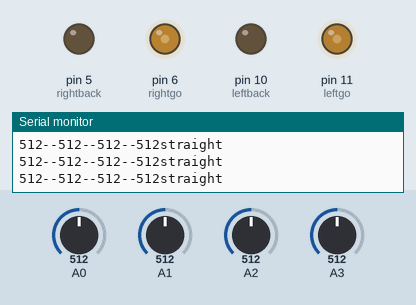
The sketch below on a simulated Arduino Uno, built with avr-gcc and run on an emulated ATmega328P. Shown: output pins drawn as LEDs (lit = HIGH), the last lines printed to the serial monitor. The inputs (shaded band) are chosen by the test bench; at power-on: A1 = 512, A3 = 512, A0 = 512, A2 = 512.

Above: at 1.2 s.
1.3 s: A1 set to 782
4.3 s: A1 set to 814
At 5.4 s:
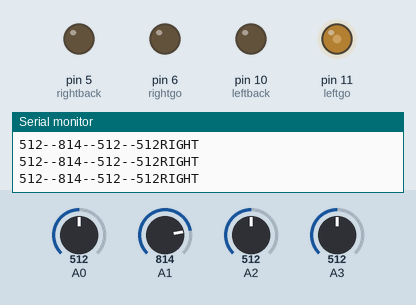
5.8 s: A3 set to 786
7.3 s: A3 set to 817
At 8.2 s:
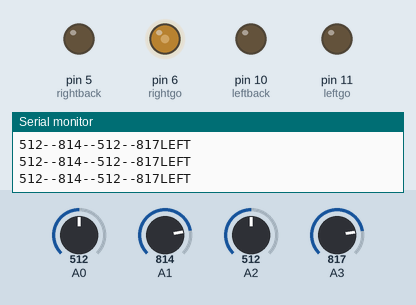
8.8 s: A0 set to 684
10.3 s: A0 set to 714
At 11.5 s:
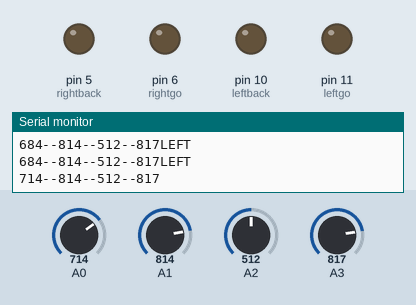
Timing chart, 0 to 14.3 s (numbered marks = the images above; inputs shaded):
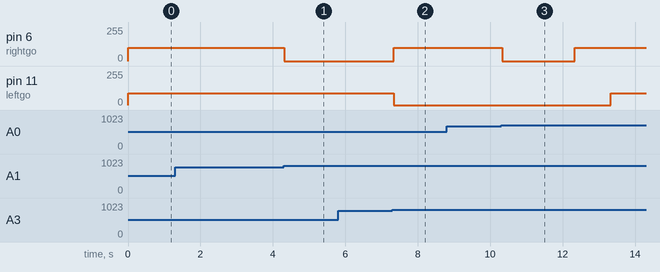

The sketch:

Lab4_Group18.ino
```cpp
int leftgo=11 , leftback=10, rightgo= 6, rightback= 5, leftspeed=90, rightspeed=100, v0, v1,v2,v3, stat =1;

void setup() {
  Serial.begin(9600);
    pinMode(5,OUTPUT);
    pinMode(6,OUTPUT);
    pinMode(10,OUTPUT);
    pinMode(11,OUTPUT);
    pinMode(A0,INPUT);
    pinMode(A1,INPUT);
    pinMode(A2,INPUT);
    pinMode(A3,INPUT);
    analogWrite(leftback, 0);
    analogWrite(rightback, 0);
    stat = 1;
    }

void TurnR(int t)
{
    analogWrite(leftgo, leftspeed);
    analogWrite(rightgo, 0);
        analogWrite(leftback, 0);
    analogWrite(rightback, 0);
    delay(t);
}
void TurnL(int t)
{
    analogWrite(leftgo, 0);
    analogWrite(rightgo, rightspeed);
        analogWrite(leftback, 0);
    analogWrite(rightback, 0);
    delay(t);
}
void straight(int t)
{
    analogWrite(leftgo, leftspeed);
    analogWrite(rightgo, rightspeed);
    delay(t);
}

void S( int t){
    analogWrite(leftgo, 0);
    analogWrite(rightgo, 0);
    delay(t);
}
void loop() {
    //test for black line
    v0 = analogRead(A0);
    v1 = analogRead(A1);
    v2 = analogRead(A2);
    v3 = analogRead(A3);
    Serial.print(v0);
     Serial.print("--");
    Serial.print(v1);
    Serial.print("--");
    Serial.print(v2);
    Serial.print("--");
    Serial.print(v3);
    if(stat == 1)
    {
        if(v0 > 700)
            { S(2000);
              TurnL(1000);
              straight(1500);
              TurnR(1400);
              straight(1700);
              TurnR(1400);
              straight(1200);
              TurnL(1000);
            }
        if(v3 > 800)
        {
            TurnL(3);
            Serial.println("LEFT");
        }
        else if(v1 > 800)
        {
            TurnR(3);
            Serial.println("RIGHT");
        }
        else
        {
           straight(3);
           Serial.println("straight");
        }


    }

}


/*
      右輪前轉 5
      右輪後轉 6
      左輪前轉 11
      左輪後轉 10
 */
```

Measured:
- the behaviour switches between 800 and 801 on A1 (found by bisection; images 0 and 1)
- the behaviour switches between 800 and 801 on A3 (found by bisection; images 1 and 2)
- the behaviour switches between 700 and 701 on A0 (found by bisection; images 2 and 3)
- after the input at 4.3 s, pin 6 (rightgo): 100/255 → 0/255 at once
- after the input at 7.3 s, pin 6 (rightgo): 0/255 → 100/255 at once; pin 11 (leftgo): 90/255 → 0/255 at once
- after the input at 10.3 s, pin 6 (rightgo): 100/255 → 0/255 at once, → 100/255 2.0 s later; pin 11 (leftgo): 0/255 → 90/255 after 3.0 s
